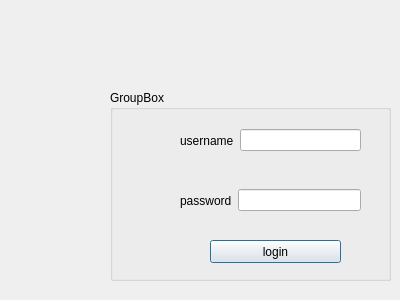
<?xml version="1.0" encoding="UTF-8"?>
<ui version="4.0">
 <class>LoginForm</class>
 <widget class="QDialog" name="LoginForm">
  <property name="geometry">
   <rect>
    <x>0</x>
    <y>0</y>
    <width>400</width>
    <height>300</height>
   </rect>
  </property>
  <property name="windowTitle">
   <string>Dialog</string>
  </property>
  <widget class="QGroupBox" name="groupBox">
   <property name="geometry">
    <rect>
     <x>110</x>
     <y>90</y>
     <width>281</width>
     <height>191</height>
    </rect>
   </property>
   <property name="title">
    <string>GroupBox</string>
   </property>
   <widget class="QWidget" name="horizontalLayoutWidget">
    <property name="geometry">
     <rect>
      <x>70</x>
      <y>30</y>
      <width>181</width>
      <height>41</height>
     </rect>
    </property>
    <layout class="QHBoxLayout" name="horizontalLayout">
     <item>
      <widget class="QLabel" name="label">
       <property name="text">
        <string>username</string>
       </property>
      </widget>
     </item>
     <item>
      <widget class="QLineEdit" name="usernameText"/>
     </item>
    </layout>
   </widget>
   <widget class="QWidget" name="horizontalLayoutWidget_2">
    <property name="geometry">
     <rect>
      <x>70</x>
      <y>90</y>
      <width>181</width>
      <height>41</height>
     </rect>
    </property>
    <layout class="QHBoxLayout" name="horizontalLayout_2">
     <item>
      <widget class="QLabel" name="label_2">
       <property name="text">
        <string>password</string>
       </property>
      </widget>
     </item>
     <item>
      <widget class="QLineEdit" name="passwordText">
       <property name="echoMode">
        <enum>QLineEdit::Password</enum>
       </property>
      </widget>
     </item>
    </layout>
   </widget>
   <widget class="QPushButton" name="loginButton">
    <property name="geometry">
     <rect>
      <x>100</x>
      <y>150</y>
      <width>131</width>
      <height>23</height>
     </rect>
    </property>
    <property name="text">
     <string>login</string>
    </property>
   </widget>
  </widget>
 </widget>
 <resources/>
 <connections/>
</ui>
